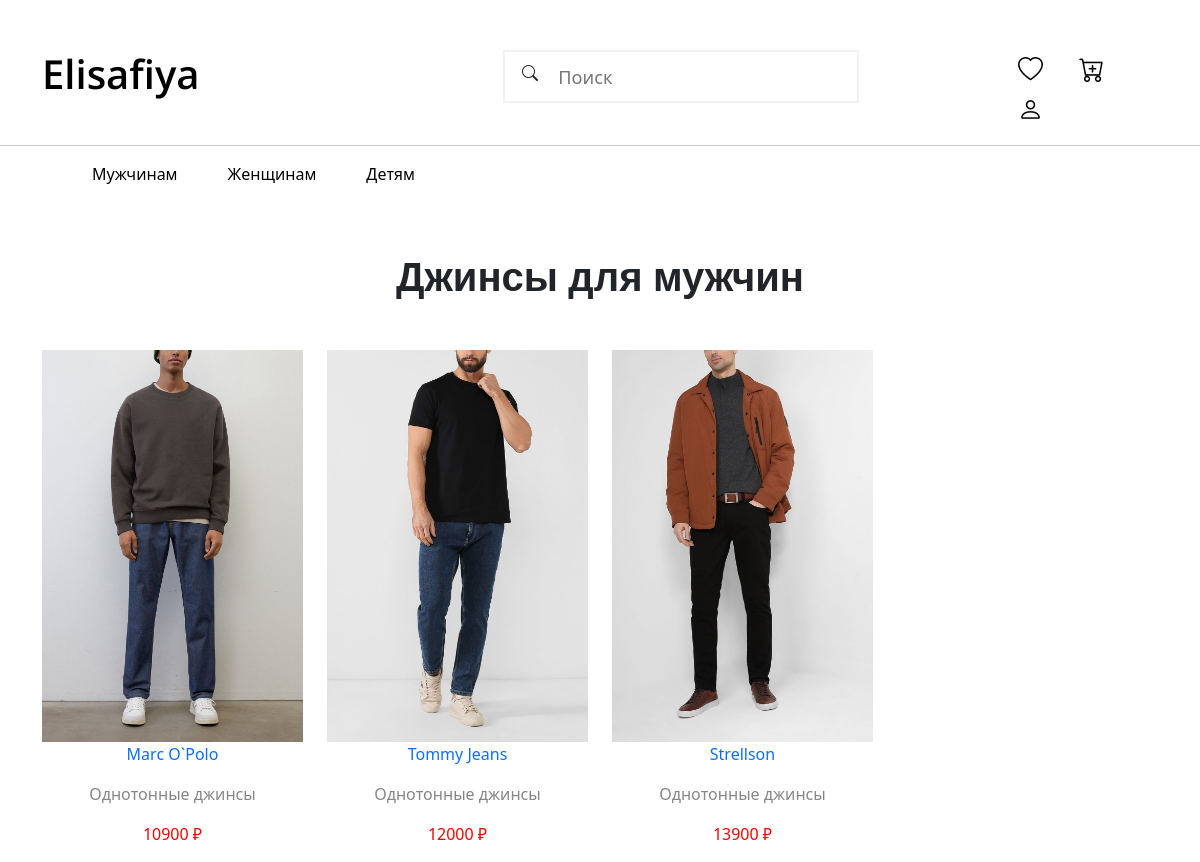
Page /jeans_man/ on the committed database.
### main_ham/models.py (models this page shows, shortened)
class For_man(models.Model):
    SUM = 'ЛЕТО'
    WIN = 'ЗИМА'
    AUT = 'ОСЕНЬ'
    SPR= 'ВЕСНА'
    SEASON = [
        (SUM,'ЛЕТО'),
        (WIN,'ЗИМА'),
        (AUT,'ОСЕНЬ'),
        (SPR,'ВЕСНА'),
    ]
    SIZE = [
        ('XXS','XSS'),
        ('S','S'),
        ('M','M'),
        ('L','L'),
        ('XL','XL'),
        ('XXL','XXL'),
        ('XXXL','XXXL'),
    ]
    name_tovar = models.CharField('Имя товара', max_length=100)
    about_the_tovar = models.CharField('О товаре ',max_length=3000)
    price = models.IntegerField('Цена',null=True)
    image_tovar = models.ImageField(upload_to='%Y/%m/%d',null=True)
    size = models.CharField('Размер',choices=SIZE, max_length=4,null=True,blank=True)
    color = models.CharField('Цвет ', null=True,max_length=100,blank=True)
    articul_tovar = models.CharField('Артикул', max_length=20)
    sostav_tovar = models.CharField('Состав', max_length=100)
    season = models.CharField('Сезон',choices=SEASON,max_length=5,default=SUM)
    country = models.CharField('Страна',max_length=20)
    double_table = models.ForeignKey('Category',on_delete=models.CASCADE,null=True)
    class Meta():
        verbose_name = 'Мужчина'
        verbose_name_plural = 'Мужчины'

### main_ham/views.py (the view)
# urls.py: path('jeans_man/',views.jeans_man,name = 'jeans_man'),
def jeans_man(request):
    return render(request,'main_ham/clothes_man/jeans_man.html', {'man':For_man.objects.all()})

### main_ham/templates/main_ham/clothes_man/jeans_man.html
{% extends 'main_ham/index.html' %}
{% block tovars %}
<section class="tovars">
           <h1>Джинсы для мужчин</h1>
           <div class="container">
               <div class="row">
                   {% for i in man %}
                   {% if i.double_table.category == 'ДЖИНСЫ' and i.double_table.persons == 'МУЖ' %}
                   <div class="col-xl-3 col-lg-4 col-md-6 col-sm-12">
                       <div class="main">
                        <a href="{% url 'clothes' i.id %}">
                           <img src="http://127.0.0.1:8000/media/{{i.image_tovar}}" alt="">
                           <p>{{i.name_tovar}}</p>
                           <p class="about_tovar">{{i.about_the_tovar}}</p>
                           <p class="price_tovar">{{i.price}} </p>
                        </a>
                       </div>
                   </div>
                   {% endif %}
                   {% endfor %}
               </div>
           </div>
       </section>
{% endblock %}

### main_ham/static/main_ham/css/style.css (style rules this page uses)
body { font-family: 'Roboto', sans-serif; }
.main { margin: 0 auto; }
.tovars .main a { text-decoration: none; }
.tovars { margin-top:50px; }
.tovars h1 { text-align:center; margin-bottom:50px; font-family: 'Open Sans', sans-serif; font-weight: 700; }
.tovars .main { text-align:center; }
.tovars .about_tovar { color: #868686; }
.tovars .price_tovar { color:red; }
.tovars .price_tovar:after { content: "\20BD"; }
.tovars img { object-fit: contain; width: 100%; max-width: 100%; max-height: 100%; vertical-align: middle; margin: 0 auto; outline: none; }
.tovars img { width: 100%; }
.tovars .main { max-width: 270px; cursor: pointer; }

### rows in the picture
For_man: image_tovar (picture), name_tovar "Marc O`Polo", about_the_tovar "Однотонные джинсы", price "10900"
For_man: image_tovar (picture), name_tovar "Tommy Jeans", about_the_tovar "Однотонные джинсы", price "12000"
For_man: image_tovar (picture), name_tovar "Strellson", about_the_tovar "Однотонные джинсы", price "13900"
